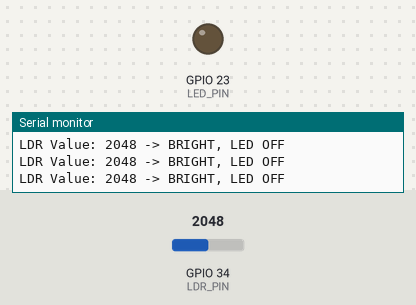
The sketch below on a simulated ESP32. Parts: output pins drawn as LEDs (lit = HIGH), the last lines printed to the serial monitor. Inputs (shaded band) come from the test bench; at power-on: GPIO 34 (LDR_PIN) = 2048.

Above: at 1.3 s.
1.4 s: GPIO 34 (LDR_PIN) set to 1538
2.9 s: GPIO 34 (LDR_PIN) set to 1474
At 4.2 s:
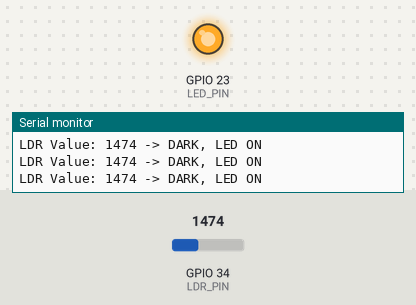
4.5 s: GPIO 34 (LDR_PIN) set to 1540
At 5.4 s:
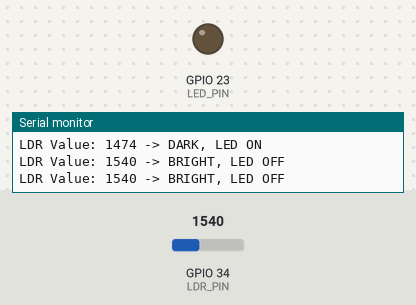
6.0 s: GPIO 34 (LDR_PIN) set to 1460
At 6.6 s:
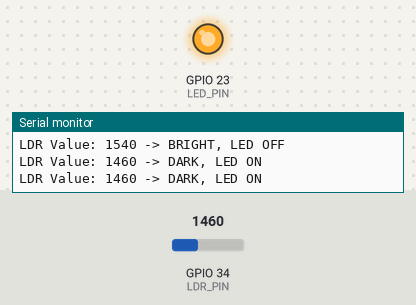
Timing chart, 0 to 8.5 s (numbered marks = the images above; inputs shaded):
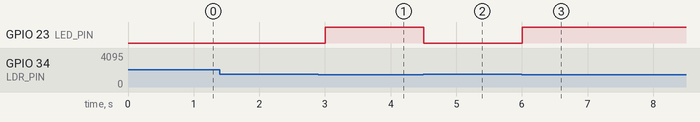

The sketch:

LDR_test.ino
```cpp
// LDR + LED Test Code (auto light when dark)
#define LDR_PIN 34
#define LED_PIN 23

int threshold = 1500; // below 1500 = dark

void setup() {
  Serial.begin(115200);
  pinMode(LED_PIN, OUTPUT);
}

void loop() {
  int ldrValue = analogRead(LDR_PIN);
  Serial.print("LDR Value: ");
  Serial.print(ldrValue);

  if (ldrValue < threshold) {  // dark
    digitalWrite(LED_PIN, HIGH);
    Serial.println(" -> DARK, LED ON");
  } else {  // bright
    digitalWrite(LED_PIN, LOW);
    Serial.println(" -> BRIGHT, LED OFF");
  }

  delay(500);
}
```

Measured:
- the behaviour switches between 1500 and 1499 on GPIO 34 (LDR_PIN) (found by bisection; images 0 and 1)
- after the input at 2.9 s, GPIO 23 (LED_PIN): LOW → HIGH after 0.10 s
- after the input at 4.5 s, GPIO 23 (LED_PIN): HIGH → LOW at once
- after the input at 6.0 s, GPIO 23 (LED_PIN): LOW → HIGH at once
